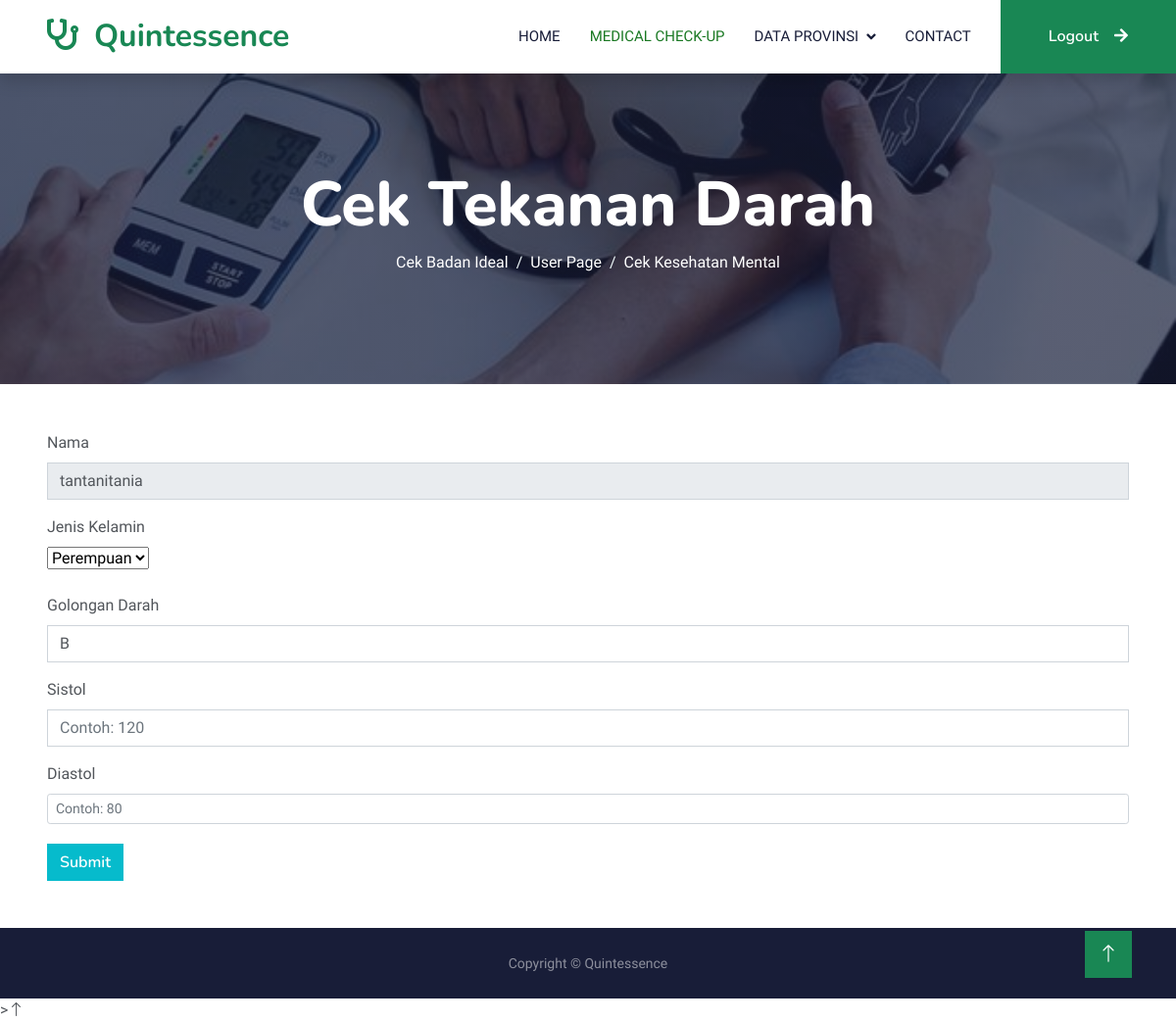
Page /cek_tekanan_darah.php (signed in) on the committed database.
### tables this page shows
CREATE TABLE `t_datadiri` (
  `id_biodata` int(11) NOT NULL AUTO_INCREMENT,
  `nama_lengkap` varchar(150) NOT NULL,
  `tanggal_lahir` date NOT NULL,
  `jenis_kelamin` varchar(10) NOT NULL,
  `alamat` varchar(500) NOT NULL,
  `usia` int(11) NOT NULL,
  `id_user` int(11) NOT NULL,
  PRIMARY KEY (`id_biodata`),
  KEY `fk_data_user` (`id_user`),
  CONSTRAINT `fk_data_user` FOREIGN KEY (`id_user`) REFERENCES `t_user` (`id_user`) ON DELETE CASCADE ON UPDATE NO ACTION
);

CREATE TABLE `t_tekanan_darah` (
  `id_tekanan_darah` int(11) NOT NULL AUTO_INCREMENT,
  `golongan_darah` varchar(10) DEFAULT NULL,
  `tekanan_darah` varchar(50) DEFAULT NULL,
  `id_status_tdarah` int(11) DEFAULT NULL,
  `id_user` int(11) DEFAULT NULL,
  PRIMARY KEY (`id_tekanan_darah`),
  KEY `fk_tdarah_user` (`id_user`),
  KEY `fk_status_tdarah` (`id_status_tdarah`),
  CONSTRAINT `fk_tdarah_status` FOREIGN KEY (`id_status_tdarah`) REFERENCES `t_status_tdarah` (`id_status_tdarah`) ON DELETE NO ACTION ON UPDATE NO ACTION,
  CONSTRAINT `fk_tdarah_user` FOREIGN KEY (`id_user`) REFERENCES `t_user` (`id_user`) ON DELETE CASCADE ON UPDATE NO ACTION
);

### function.php (called while the page is built, shortened)
<?php
include("koneksi.php");
function readBiodata($id)
{
    global $conn;
    $query = "SELECT * FROM t_datadiri WHERE t_datadiri.id_user = $id";
    $eksekusi = mysqli_query($conn, $query);
    return $eksekusi;
}
function readTekananDarah($id)
{
    global $conn;
    $query = "SELECT * FROM t_tekanan_darah inner join t_status_tdarah on t_tekanan_darah.id_status_tdarah = t_status_tdarah.id_status_tdarah WHERE t_tekanan_darah.id_user = $id";
    $eksekusi = mysqli_query($conn, $query);
    if (mysqli_num_rows($eksekusi) > 0) {
        return $eksekusi;
    }
}

### cek_tekanan_darah.php (the view, shortened to what this page needs)
<?php
$id = $_SESSION['id'];
include_once 'function.php';
$readBiodata = readBiodata($id);
$biodata = mysqli_fetch_array($readBiodata);
$readTD = readTekananDarah($id);
$td = mysqli_fetch_array($readTD);
?>
<!DOCTYPE html>
<html lang="en">
<head>
    <link href="https://cdnjs.cloudflare.com/ajax/libs/font-awesome/5.10.0/css/all.min.css" rel="stylesheet" />
    <link href="https://cdn.jsdelivr.net/npm/bootstrap-icons@1.4.1/font/bootstrap-icons.css" rel="stylesheet" />
    <link href="lib/animate/animate.min.css" rel="stylesheet" />
    <link href="lib/owlcarousel/assets/owl.carousel.min.css" rel="stylesheet" />
    <link href="css/bootstrap.min.css" rel="stylesheet" />
    <link href="css/style.css" rel="stylesheet" />
</head>
<body>
    <nav class="navbar navbar-expand-lg bg-white navbar-light shadow sticky-top p-0" id="home">
        <a href="index.html" class="navbar-brand d-flex align-items-center px-4 px-lg-5">
            <h2 class="m-0 text-success"><i class="fa fa-stethoscope me-3"></i>Quintessence</h2>
        </a>
        <div class="collapse navbar-collapse" id="navbarCollapse">
            <div class="navbar-nav ms-auto p-4 p-lg-0">
                <a href="index.html" class="nav-item nav-link">Home</a>
                <a href="login.php" class="nav-item nav-link active">Medical Check-up</a>
                <div class="nav-item dropdown">
                    <a href="#" class="nav-link dropdown-toggle" data-bs-toggle="dropdown">Data Provinsi</a>
                </div>
                <a href="contact.html" class="nav-item nav-link">Contact</a>
            </div>
            <a href="logout.php" class="btn btn-success py-4 px-lg-5 d-none d-lg-block">Logout<i class="fa fa-arrow-right ms-3"></i></a>
        </div>
    </nav>
    <div class="container-fluid bg-primary py-5 mb-5 page-header-courses">
        <div class="container py-5">
            <div class="row justify-content-center">
                <div class="col-lg-10 text-center">
                    <a href="courses.php">
                        <h1 class="display-3 text-white animated slideInDown">
                            Cek Tekanan Darah
                        </h1>
                    </a>
                    <nav aria-label="breadcrumb">
                        <ol class="breadcrumb justify-content-center">
                            <li class="breadcrumb-item">
                                <a class="text-white" href="cek_badan_ideal.php">Cek Badan Ideal</a>
                            </li>
                            <li class="breadcrumb-item">
                                <a class="text-white" href="courses.php">User Page</a>
                            </li>
                            <li class="breadcrumb-item">
                                <a class="text-white" href="cek_kesehatan_mental.php">Cek Kesehatan Mental</a>
                            </li>
                        </ol>
                    </nav>
                </div>
            </div>
        </div>
    </div>
    <form action="" method="post">
        <div class="m-lg-5">
            <div class="mb-3">
                <label for="Nama" class="form-label">Nama</label>
                <input class="form-control" type="text" id="Nama" placeholder="Masukan Nama Lengkap" name="nama" value="<?= $biodata['nama_lengkap'] ?>" disabled />
            </div>
            <label for="" class="col-md-6 mb-2"> Jenis Kelamin</label><br>
            <select class="select" name="j_kelamin">
                <option value="P" <?php echo ($biodata['jenis_kelamin'] == "P") ? 'selected' : ''; ?> disabled>Perempuan</option>
            </select>
            <br>
            <br>
            <div class="mb-3">
                <label for="Nama" class="form-label">Golongan Darah</label>
                <input class="form-control" type="text" id="Golongan Darah" placeholder="Masukan Golongan Darah : Contoh O" name="goldar" value="<?= $td['golongan_darah'] ?>" required />
            </div>
            <div class="mb-3">
                <label for="T-badan" class="form-label">Sistol</label>
                <input class="form-control" type="text" id="T-badan" placeholder="Contoh: 120" name="sistole" required />
            </div>
            <div class="mb-1">
                <label for="B-badan" class="form-label">Diastol</label>
                <input class="form-control form-control-sm" id="B-badan" type="text" name="diastole" placeholder="Contoh: 80" required />
            </div>
            <button type="submit" class="btn btn-primary mt-3" name="submit">Submit</button>
        </div>
    </form>
    <footer id="sticky-footer" class="flex-shrink-0 py-4 bg-dark text-white-50">
        <div class="container text-center">
            <small>Copyright &copy; Quintessence</small>
        </div>
    </footer>
    <a href="#" class="btn btn-lg btn-success btn-lg-square back-to-top"><i class="bi bi-arrow-up"></i></a>
    ><i class="bi bi-arrow-up"></i></a>
</body>
</html>

### css/style.css (style rules this page uses)
:root { --primary: #197822; --light: #F0FBFC; --dark: #181d38; }
.back-to-top { position: fixed; display: none; right: 45px; bottom: 45px; z-index: 99; }
.btn { font-family: 'Nunito', sans-serif; font-weight: 600; transition: .5s; }
.btn.btn-primary, .btn.btn-secondary { color: #FFFFFF; }
.btn-lg-square { width: 48px; height: 48px; }
.btn-square, .btn-sm-square, .btn-lg-square { padding: 0; display: flex; align-items: center; justify-content: center; font-weight: normal; border-radius: 0px; }
.navbar .dropdown-toggle::after { border: none; content: "\f107"; font-family: "Font Awesome 5 Free"; font-weight: 900; vertical-align: middle; margin-left: 8px; }
.navbar-light .navbar-nav .nav-link { margin-right: 30px; padding: 25px 0; color: #FFFFFF; font-size: 15px; text-transform: uppercase; outline: none; }
.navbar-light .navbar-nav .nav-link:hover, .navbar-light .navbar-nav .nav-link.active { color: var(--primary); }
.navbar-light .navbar-brand, .navbar-light a.btn { height: 75px; }
.navbar-light .navbar-nav .nav-link { color: var(--dark); font-weight: 500; }
.navbar-light.sticky-top { top: -100px; transition: .5s; }
.page-header-courses { background: linear-gradient(rgba(24, 29, 56, .7), rgba(24, 29, 56, .7)), url(../img/darah.jpeg); background-position: center center; background-repeat: no-repeat; background-size: cover; }
.breadcrumb-item + .breadcrumb-item::before { color: var(--light); }
footer { width: 100%; display: flex; background-color: #181d38; margin: 0px; padding: 0px; }

### rows in the picture
t_datadiri: nama "tantanitania", j_kelamin "Perempuan"
t_tekanan_darah: goldar "B"
